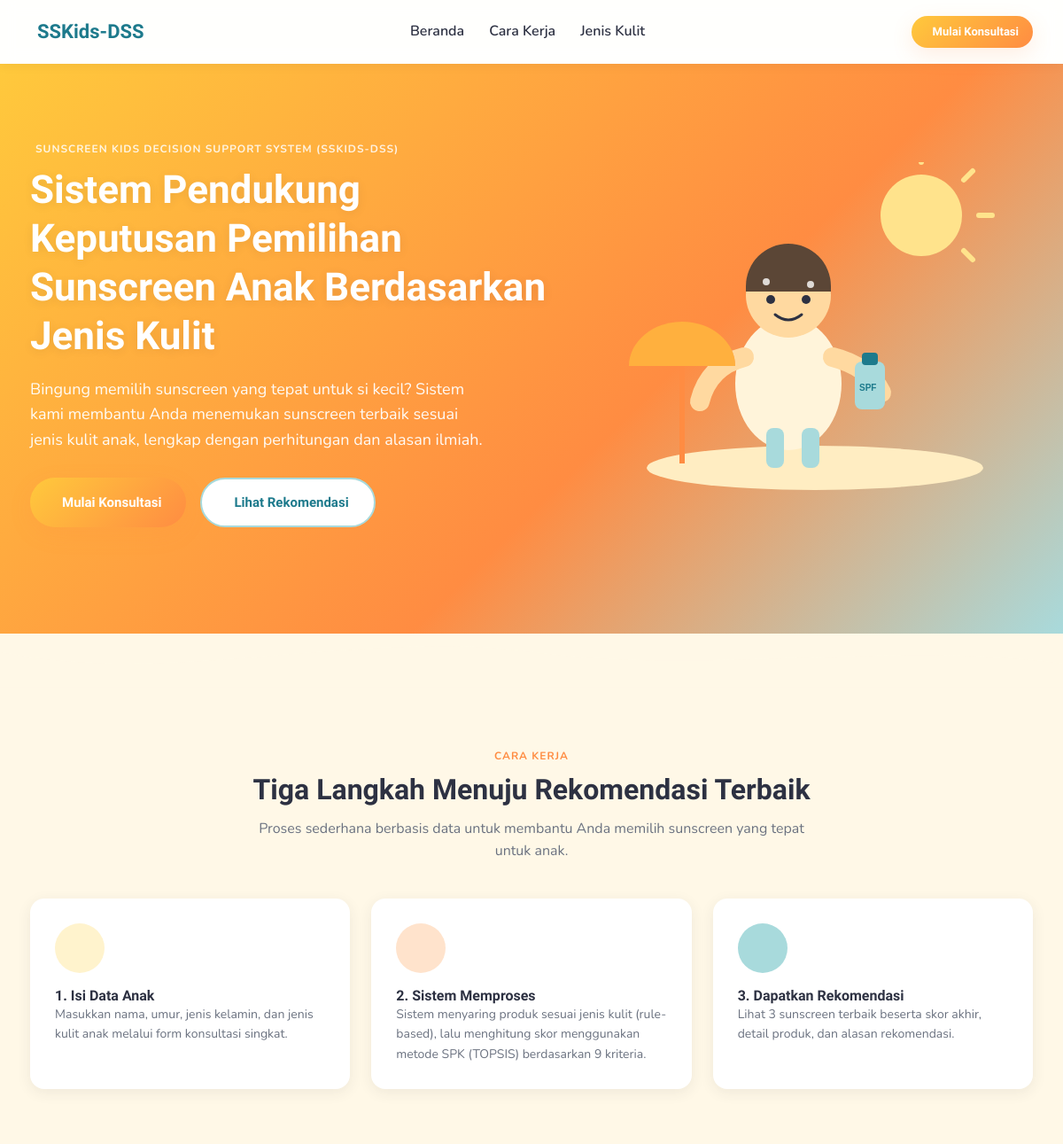
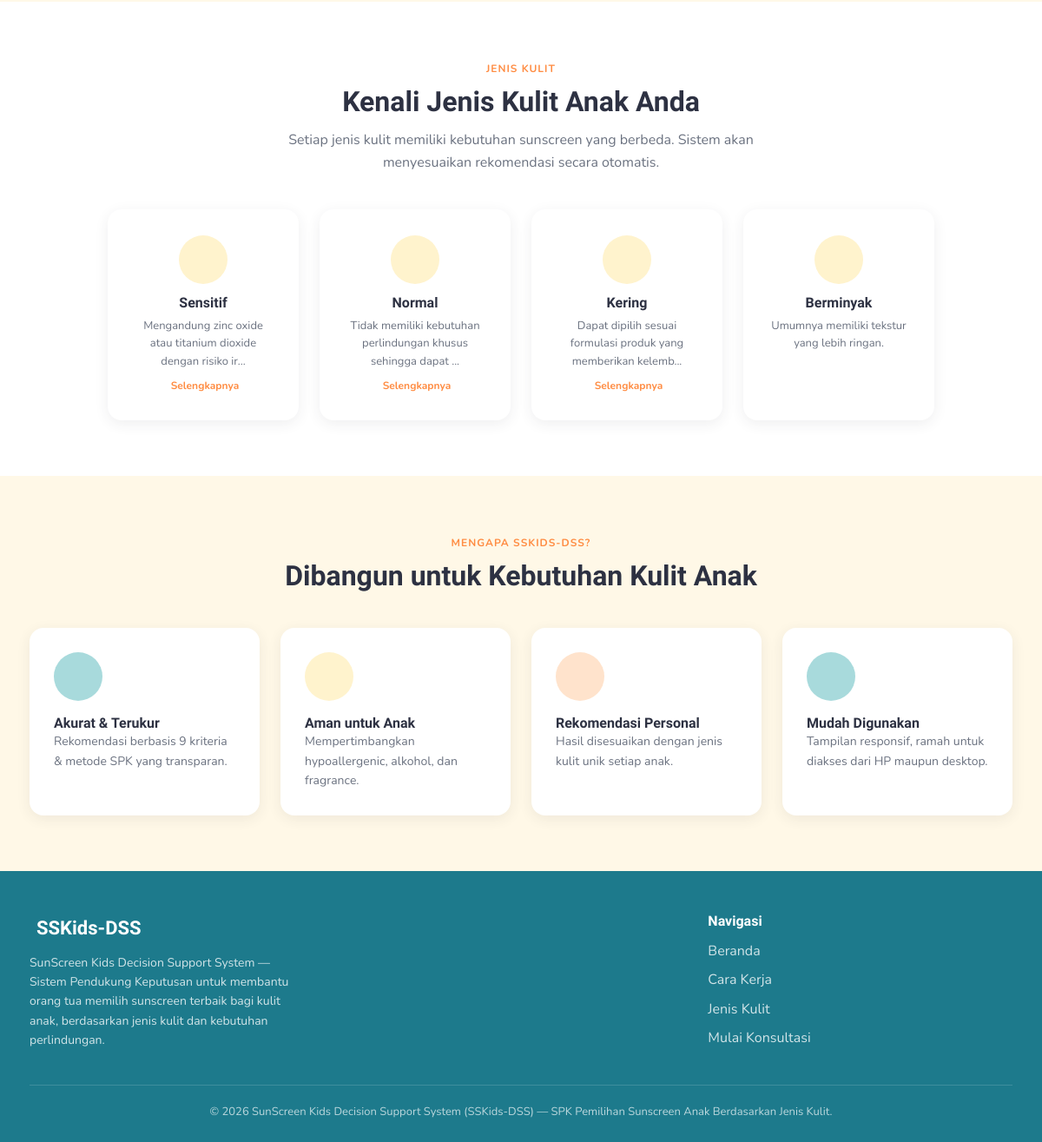
The page / on the database its author committed (2 pictures, top to bottom).
### tables this page shows
CREATE TABLE `jenis_kulit` (
  `id` int NOT NULL,
  `nama_jenis_kulit` varchar(50) NOT NULL,
  `kode` varchar(20) NOT NULL,
  `prioritas_sunscreen` varchar(50) NOT NULL,
  `deskripsi` text
);

### index.php (the view, shortened to what this page needs)
<?php
require_once 'includes/config.php';
include 'includes/header.php';
include 'includes/navbar_user.php';
$jenis_kulit = [];
$res = $koneksi->query("SELECT * FROM jenis_kulit ORDER BY id ASC");
while ($row = $res->fetch_assoc()) $jenis_kulit[] = $row;
?>
<section class="hero">
  <div class="container">
    <div class="hero-text">
      <span class="eyebrow" style="color:#fff; opacity:.85; display:inline-flex; align-items:center; gap:6px;">
        <i class="ti ti-sun"></i> SunScreen Kids Decision Support System (SSKids-DSS)
      </span>
      <h1>Sistem Pendukung Keputusan Pemilihan Sunscreen Anak Berdasarkan Jenis Kulit</h1>
      <p>Bingung memilih sunscreen yang tepat untuk si kecil? Sistem kami membantu Anda menemukan
         sunscreen terbaik sesuai jenis kulit anak, lengkap dengan perhitungan dan alasan ilmiah.</p>
      <div class="hero-actions">
        <a href="user/konsultasi.php" class="btn btn-primary"><i class="ti ti-bottle"></i> Mulai Konsultasi</a>
        <a href="user/rekomendasi.php" class="btn btn-outline" style="background:#fff;"><i class="ti ti-star"></i> Lihat Rekomendasi</a>
      </div>
    </div>
    <div class="hero-image">
      <svg viewBox="0 0 420 380" xmlns="http://www.w3.org/2000/svg">
        <text x="260" y="258" font-size="10" fill="#1D7A8C" font-family="Arial" font-weight="bold">SPF</text>
      </svg>
    </div>
  </div>
</section>
<svg class="wave-divider" viewBox="0 0 1440 80" preserveAspectRatio="none" xmlns="http://www.w3.org/2000/svg" style="margin-top:-6px;">
  <path fill="#FFF8E7" d="M0,32 C240,80 480,0 720,32 C960,64 1200,16 1440,48 L1440,80 L0,80 Z"/>
</svg>
<section class="section" id="cara-kerja">
  <div class="container">
    <div class="section-header">
      <span class="eyebrow">Cara Kerja</span>
      <h2>Tiga Langkah Menuju Rekomendasi Terbaik</h2>
      <p>Proses sederhana berbasis data untuk membantu Anda memilih sunscreen yang tepat untuk anak.</p>
    </div>
    <div class="grid grid-3">
      <div class="card">
        <div class="icon-circle yellow"><i class="ti ti-clipboard-text"></i></div>
        <h4>1. Isi Data Anak</h4>
        <p style="color:var(--text-muted); font-size:14px;">Masukkan nama, umur, jenis kelamin, dan jenis kulit anak melalui form konsultasi singkat.</p>
      </div>
      <div class="card">
        <div class="icon-circle orange"><i class="ti ti-settings"></i></div>
        <h4>2. Sistem Memproses</h4>
        <p style="color:var(--text-muted); font-size:14px;">Sistem menyaring produk sesuai jenis kulit (rule-based), lalu menghitung skor menggunakan metode SPK (TOPSIS) berdasarkan 9 kriteria.</p>
      </div>
      <div class="card">
        <div class="icon-circle"><i class="ti ti-trophy"></i></div>
        <h4>3. Dapatkan Rekomendasi</h4>
        <p style="color:var(--text-muted); font-size:14px;">Lihat 3 sunscreen terbaik beserta skor akhir, detail produk, dan alasan rekomendasi.</p>
      </div>
    </div>
  </div>
</section>
<section class="section section-alt" id="jenis-kulit">
  <div class="container">
    <div class="section-header">
      <span class="eyebrow">Jenis Kulit</span>
      <h2>Kenali Jenis Kulit Anak Anda</h2>
      <p>Setiap jenis kulit memiliki kebutuhan sunscreen yang berbeda. Sistem akan menyesuaikan rekomendasi secara otomatis.</p>
    </div>
    <div class="skin-grid">
      <?php foreach ($jenis_kulit as $jk):
        $deskripsi_full  = trim($jk['deskripsi']);
        $deskripsi_short = mb_substr($deskripsi_full, 0, 60) . (mb_strlen($deskripsi_full) > 60 ? '...' : '');
        $perluDipotong   = mb_strlen($deskripsi_full) > 60;
      ?>
      <div class="card skin-card" onclick="toggleSkinCard(this)"
           data-full="<?= htmlspecialchars($deskripsi_full) ?>"
           data-short="<?= htmlspecialchars($deskripsi_short) ?>">
        <div class="icon-circle yellow"><i class="ti <?= iconJenisKulit($jk['kode']) ?>"></i></div>
        <h4><?= htmlspecialchars($jk['nama_jenis_kulit']) ?></h4>
        <p class="skin-desc"><?= htmlspecialchars($deskripsi_short) ?></p>
        <?php if ($perluDipotong): ?>
          <span class="skin-toggle-hint"><i class="ti ti-chevron-down"></i> <span class="hint-text">Selengkapnya</span></span>
        <?php endif; ?>
      </div>
      <?php endforeach; ?>
    </div>
  </div>
</section>
<section class="section">
  <div class="container">
    <div class="section-header">
      <span class="eyebrow">Mengapa SSKids-DSS?</span>
      <h2>Dibangun untuk Kebutuhan Kulit Anak</h2>
    </div>
    <div class="grid grid-4">
      <div class="card">
        <div class="icon-circle"><i class="ti ti-chart-bar"></i></div>
        <h4>Akurat &amp; Terukur</h4>
        <p style="color:var(--text-muted); font-size:14px;">Rekomendasi berbasis 9 kriteria & metode SPK yang transparan.</p>
      </div>
      <div class="card">
        <div class="icon-circle yellow"><i class="ti ti-shield-check"></i></div>
        <h4>Aman untuk Anak</h4>
        <p style="color:var(--text-muted); font-size:14px;">Mempertimbangkan hypoallergenic, alkohol, dan fragrance.</p>
      </div>
      <div class="card">
        <div class="icon-circle orange"><i class="ti ti-target"></i></div>
        <h4>Rekomendasi Personal</h4>
        <p style="color:var(--text-muted); font-size:14px;">Hasil disesuaikan dengan jenis kulit unik setiap anak.</p>
      </div>
      <div class="card">
        <div class="icon-circle"><i class="ti ti-device-mobile"></i></div>
        <h4>Mudah Digunakan</h4>
        <p style="color:var(--text-muted); font-size:14px;">Tampilan responsif, ramah untuk diakses dari HP maupun desktop.</p>
      </div>
    </div>
  </div>
</section>
<?php include 'includes/footer.php'; ?>

### assets/css/style.css (style rules this page uses)
:root { --sun-yellow: #FFC93C; --sunset-orange: #FF8C42; --sky-blue: #A8DADC; --deep-blue: #1D7A8C; --white: #FFFFFF; --cream: #FFF8E7; --text-dark: #2D3142; --text-muted: #6B7280; --success: #6FCF97; --danger: #EF5350; --gold: #FFD700; --silver: #C0C0C0; --bronze: #CD7F32; --gradient-sun: linear-gradient(135deg, #FFC93C 0%, #FF8C42 60%, #A8DADC 100%); --gradient-btn: linear-gradient(135deg, #FFC93C 0%, #FF8C42 100%); --radius-sm: 10px; --radius-md: 16px; --radius-lg: 24px; --shadow-soft: 0 8px 24px rgba(255, 140, 66, 0.15); --shadow-card: 0 4px 16px rgba(45, 49, 66, 0.08); --font-heading: 'Baloo 2', 'Poppins', sans-serif; --font-body: 'Nunito', 'Inter', sans-serif; }
* { margin: 0; padding: 0; box-sizing: border-box; }
html { scroll-behavior: smooth; }
body { font-family: var(--font-body); color: var(--text-dark); background: var(--cream); line-height: 1.6; }
a { text-decoration: none; color: inherit; }
h1, h2, h3, h4 { font-family: var(--font-heading); font-weight: 700; line-height: 1.25; color: var(--text-dark); }
.container { width: 100%; max-width: 1180px; margin: 0 auto; padding: 0 24px; }
.section { padding: 64px 0; }
.section-alt { background: var(--white); }
.grid { display: grid; gap: 24px; }
.grid-3 { grid-template-columns: repeat(3, 1fr); }
.grid-4 { grid-template-columns: repeat(4, 1fr); }
.btn { display: inline-flex; align-items: center; justify-content: center; gap: 8px; padding: 14px 28px; border: none; border-radius: 999px; font-family: var(--font-heading); font-weight: 600; font-size: 15px; cursor: pointer; transition: transform 0.2s ease, box-shadow 0.2s ease, background 0.2s ease; white-space: nowrap; }
.btn-primary { background: var(--gradient-btn); color: var(--white); box-shadow: var(--shadow-soft); }
.btn-outline { background: transparent; color: var(--deep-blue); border: 2px solid var(--sky-blue); }
.hero { background: var(--gradient-sun); position: relative; overflow: hidden; padding: 80px 0 120px; }
.hero .container { display: flex; align-items: center; gap: 48px; }
.hero-text { flex: 1.2; }
.hero-text h1 { font-size: 44px; color: var(--white); text-shadow: 0 2px 12px rgba(0,0,0,0.08); margin-bottom: 18px; }
.hero-text p { font-size: 18px; color: rgba(255,255,255,0.95); margin-bottom: 28px; max-width: 520px; }
.hero-actions { display: flex; gap: 16px; flex-wrap: wrap; }
.hero-image { flex: 1; display: flex; justify-content: center; }
.hero-image svg { width: 100%; max-width: 420px; }
.wave-divider { display: block; width: 100%; margin-top: -2px; }
.card { background: var(--white); border-radius: var(--radius-md); box-shadow: var(--shadow-card); padding: 28px; transition: transform 0.25s ease, box-shadow 0.25s ease; }
.icon-circle { width: 56px; height: 56px; border-radius: 50%; display: flex; align-items: center; justify-content: center; font-size: 26px; background: var(--sky-blue); margin-bottom: 16px; }
.icon-circle.orange { background: #FFE3CC; }
.icon-circle.yellow { background: #FFF3CD; }
.eyebrow { display: inline-block; font-size: 12px; font-weight: 700; letter-spacing: 1px; text-transform: uppercase; color: var(--sunset-orange); margin-bottom: 8px; }
.skin-card { text-align: center; cursor: pointer; border: 2px solid transparent; }
.skin-card .icon-circle { margin: 0 auto 12px; }
.skin-card h4 { font-size: 16px; margin-bottom: 6px; }
.skin-card p { font-size: 13px; color: var(--text-muted); }
.section-header { text-align: center; max-width: 640px; margin: 0 auto 40px; }
.section-header h2 { font-size: 32px; margin-bottom: 12px; }
.section-header p { color: var(--text-muted); font-size: 16px; }

### index.php (style rules this page uses)
.skin-grid { display: flex; flex-wrap: wrap; justify-content: center; gap: 24px; }
.skin-grid .skin-card { flex: 0 1 220px; transition: all 0.25s ease; }
.skin-card .skin-desc { transition: all 0.2s ease; }
.skin-toggle-hint { display: inline-flex; align-items: center; gap: 4px; margin-top: 8px; font-size: 12px; font-weight: 700; color: var(--sunset-orange); }

### rows shown on the page
jenis_kulit: nama_jenis_kulit "Sensitif", deskripsi "Mengandung zinc oxide atau titanium dioxide dengan risiko ir...", shows "Selengkapnya"
jenis_kulit: nama_jenis_kulit "Normal", deskripsi "Tidak memiliki kebutuhan perlindungan khusus sehingga dapat ...", shows "Selengkapnya"
jenis_kulit: nama_jenis_kulit "Kering", deskripsi "Dapat dipilih sesuai formulasi produk yang memberikan kelemb...", shows "Selengkapnya"
jenis_kulit: nama_jenis_kulit "Berminyak", deskripsi "Umumnya memiliki tekstur yang lebih ringan."
